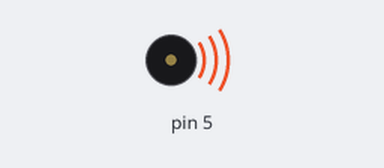
Recording of a sketch running on a simulated Arduino Uno, built with avr-gcc and run on an emulated ATmega328P. Shown: buzzer (waves = sounding).

Above: at 0.1 s.
At 2.1 s:
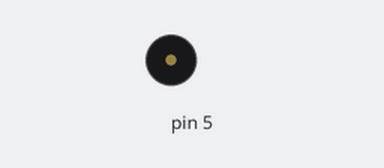
Timing chart, 0 to 3.6 s (numbered marks = the images above):
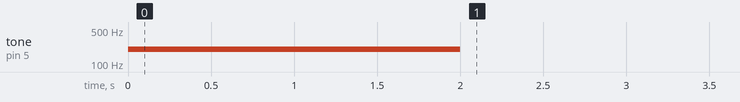

Measured:
- by itself, tone on pin 5: silent → 200 Hz at 0.00 s, → silent 2.0 s later

The sketch:

Lesson8.ino
```cpp
void setup(){
    pinMode(5, OUTPUT); tone(5, 200, 2000);
}

void loop(){}
```
